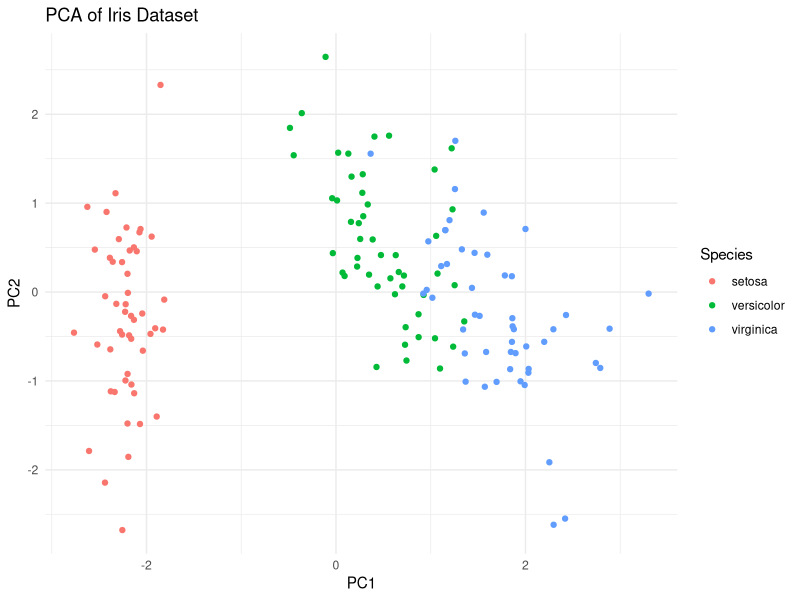

Recreate this plot in R.
## ---- chunk 1
rm(list=ls())
# load the required libraries
library(tidyverse)
library(caret)
library(glmnet)
library(ggplot2)
## ---- chunk 2
# Load the iris dataset
data(iris)

# Preview the data
head(iris)


# Performing PCA
iris_pca <- prcomp(iris[,1:4], center = TRUE, scale. = TRUE)

# Summary of PCA
summary(iris_pca)


# Creating a data frame for ggplot
pca_data <- data.frame(iris_pca$x, Species = iris$Species)

# Plotting
ggplot(pca_data, aes(x = PC1, y = PC2, color = Species)) +
  geom_point() +
  theme_minimal() +
  ggtitle("PCA of Iris Dataset")

